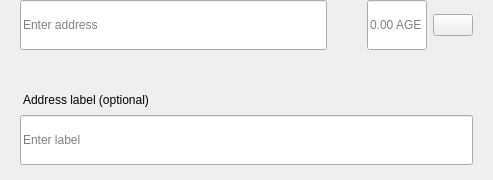
<?xml version="1.0" encoding="UTF-8"?>
<ui version="4.0">
 <class>SendMultiRow</class>
 <widget class="QWidget" name="SendMultiRow">
  <property name="geometry">
   <rect>
    <x>0</x>
    <y>0</y>
    <width>493</width>
    <height>180</height>
   </rect>
  </property>
  <property name="minimumSize">
   <size>
    <width>0</width>
    <height>0</height>
   </size>
  </property>
  <property name="maximumSize">
   <size>
    <width>16777215</width>
    <height>16777215</height>
   </size>
  </property>
  <property name="windowTitle">
   <string>Form</string>
  </property>
  <layout class="QVBoxLayout" name="verticalLayout_3">
   <property name="spacing">
    <number>0</number>
   </property>
   <property name="leftMargin">
    <number>0</number>
   </property>
   <property name="topMargin">
    <number>0</number>
   </property>
   <property name="rightMargin">
    <number>20</number>
   </property>
   <property name="bottomMargin">
    <number>5</number>
   </property>
   <item alignment="Qt::AlignTop">
    <widget class="QWidget" name="widget" native="true">
     <property name="sizePolicy">
      <sizepolicy hsizetype="Expanding" vsizetype="Maximum">
       <horstretch>0</horstretch>
       <verstretch>0</verstretch>
      </sizepolicy>
     </property>
     <property name="minimumSize">
      <size>
       <width>0</width>
       <height>60</height>
      </size>
     </property>
     <property name="maximumSize">
      <size>
       <width>16777215</width>
       <height>85</height>
      </size>
     </property>
     <layout class="QHBoxLayout" name="horizontalLayout" stretch="6,0,2">
      <property name="spacing">
       <number>0</number>
      </property>
      <property name="leftMargin">
       <number>8</number>
      </property>
      <property name="topMargin">
       <number>0</number>
      </property>
      <property name="rightMargin">
       <number>0</number>
      </property>
      <property name="bottomMargin">
       <number>0</number>
      </property>
      <item alignment="Qt::AlignTop">
       <widget class="QStackedWidget" name="stackedAddress">
        <property name="minimumSize">
         <size>
          <width>0</width>
          <height>50</height>
         </size>
        </property>
        <property name="maximumSize">
         <size>
          <width>16777215</width>
          <height>50</height>
         </size>
        </property>
        <widget class="QWidget" name="page_4">
         <property name="sizePolicy">
          <sizepolicy hsizetype="Expanding" vsizetype="Preferred">
           <horstretch>0</horstretch>
           <verstretch>0</verstretch>
          </sizepolicy>
         </property>
         <property name="minimumSize">
          <size>
           <width>0</width>
           <height>50</height>
          </size>
         </property>
         <property name="maximumSize">
          <size>
           <width>16777215</width>
           <height>55</height>
          </size>
         </property>
         <layout class="QVBoxLayout" name="verticalLayout_7">
          <property name="spacing">
           <number>0</number>
          </property>
          <property name="leftMargin">
           <number>12</number>
          </property>
          <property name="topMargin">
           <number>0</number>
          </property>
          <property name="rightMargin">
           <number>0</number>
          </property>
          <property name="bottomMargin">
           <number>0</number>
          </property>
          <item>
           <widget class="QLineEdit" name="lineEditAddress">
            <property name="minimumSize">
             <size>
              <width>0</width>
              <height>50</height>
             </size>
            </property>
            <property name="maximumSize">
             <size>
              <width>16777215</width>
              <height>50</height>
             </size>
            </property>
            <property name="placeholderText">
             <string>Enter address</string>
            </property>
           </widget>
          </item>
         </layout>
        </widget>
        <widget class="QWidget" name="page_3"/>
       </widget>
      </item>
      <item>
       <spacer name="horizontalSpacer_3">
        <property name="orientation">
         <enum>Qt::Horizontal</enum>
        </property>
        <property name="sizeType">
         <enum>QSizePolicy::Fixed</enum>
        </property>
        <property name="sizeHint" stdset="0">
         <size>
          <width>40</width>
          <height>20</height>
         </size>
        </property>
       </spacer>
      </item>
      <item>
       <layout class="QHBoxLayout" name="horizontalLayout_2">
        <property name="spacing">
         <number>6</number>
        </property>
        <item alignment="Qt::AlignTop">
         <widget class="QLineEdit" name="lineEditAmount">
          <property name="sizePolicy">
           <sizepolicy hsizetype="Expanding" vsizetype="Preferred">
            <horstretch>0</horstretch>
            <verstretch>0</verstretch>
           </sizepolicy>
          </property>
          <property name="minimumSize">
           <size>
            <width>0</width>
            <height>50</height>
           </size>
          </property>
          <property name="maximumSize">
           <size>
            <width>16777215</width>
            <height>50</height>
           </size>
          </property>
          <property name="maxLength">
           <number>17</number>
          </property>
          <property name="alignment">
           <set>Qt::AlignLeading|Qt::AlignLeft|Qt::AlignVCenter</set>
          </property>
          <property name="placeholderText">
           <string notr="true">0.00 AGE</string>
          </property>
         </widget>
        </item>
        <item>
         <layout class="QVBoxLayout" name="verticalLayout">
          <property name="topMargin">
           <number>14</number>
          </property>
          <property name="bottomMargin">
           <number>0</number>
          </property>
          <item alignment="Qt::AlignTop">
           <widget class="QPushButton" name="btnMenu">
            <property name="minimumSize">
             <size>
              <width>0</width>
              <height>0</height>
             </size>
            </property>
            <property name="maximumSize">
             <size>
              <width>16777215</width>
              <height>16777215</height>
             </size>
            </property>
            <property name="focusPolicy">
             <enum>Qt::NoFocus</enum>
            </property>
            <property name="text">
             <string/>
            </property>
           </widget>
          </item>
         </layout>
        </item>
       </layout>
      </item>
     </layout>
    </widget>
   </item>
   <item>
    <widget class="QWidget" name="layoutLabel" native="true">
     <property name="minimumSize">
      <size>
       <width>0</width>
       <height>0</height>
      </size>
     </property>
     <property name="maximumSize">
      <size>
       <width>16777215</width>
       <height>16777215</height>
      </size>
     </property>
     <layout class="QVBoxLayout" name="verticalLayout_9">
      <property name="spacing">
       <number>6</number>
      </property>
      <property name="leftMargin">
       <number>20</number>
      </property>
      <property name="topMargin">
       <number>0</number>
      </property>
      <property name="rightMargin">
       <number>0</number>
      </property>
      <property name="bottomMargin">
       <number>10</number>
      </property>
      <item>
       <spacer name="verticalSpacer">
        <property name="orientation">
         <enum>Qt::Vertical</enum>
        </property>
        <property name="sizeType">
         <enum>QSizePolicy::Fixed</enum>
        </property>
        <property name="sizeHint" stdset="0">
         <size>
          <width>20</width>
          <height>20</height>
         </size>
        </property>
       </spacer>
      </item>
      <item>
       <widget class="QLabel" name="labelSubtitleDescription">
        <property name="styleSheet">
         <string notr="true">margin-bottom:2px;
margin-left:0.05px;
padding:0px;</string>
        </property>
        <property name="text">
         <string>Address label (optional)</string>
        </property>
       </widget>
      </item>
      <item>
       <widget class="QLineEdit" name="lineEditDescription">
        <property name="minimumSize">
         <size>
          <width>0</width>
          <height>50</height>
         </size>
        </property>
        <property name="maximumSize">
         <size>
          <width>16777215</width>
          <height>50</height>
         </size>
        </property>
        <property name="placeholderText">
         <string>Enter label</string>
        </property>
       </widget>
      </item>
     </layout>
    </widget>
   </item>
  </layout>
 </widget>
 <resources/>
 <connections/>
</ui>
